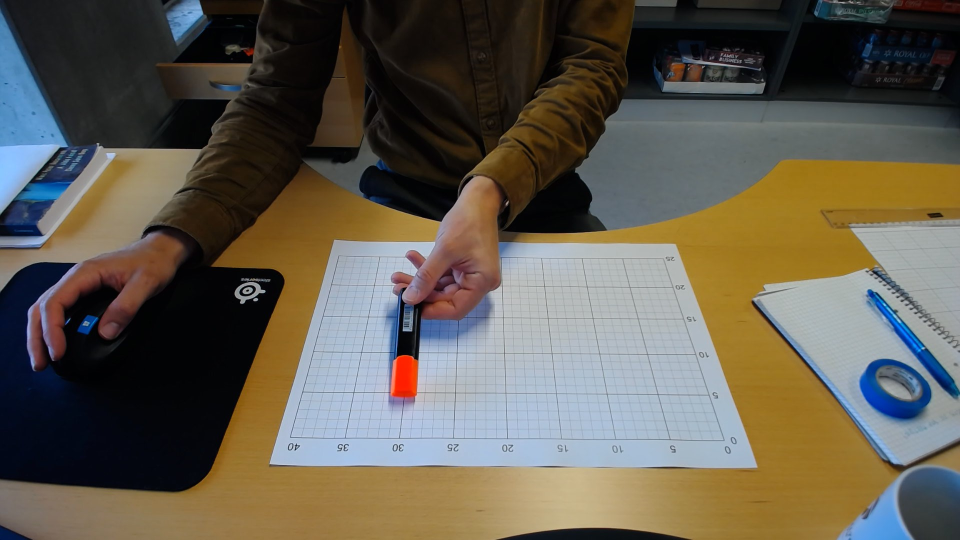
#> input picture Pierres Mappe/Project Marker Marker/hand-eye-calibration/marker5.jpg, 1920 x 1080 px, found by its file name (shown at 1/2 size)
$ python MarkerDetector.py
#> lines starting #> are read from the running program, lines starting #| are printed output that depends on the picture; after the words box and inside, x2 and y2 are one past the last pixel; in counts of white or black regions, pixels touching at a corner belong together
import cv2
import numpy as np

img = cv2.imread("Pierres Mappe/Project Marker Marker/hand-eye-calibration/marker5.jpg")
#> img is the input picture: shape (1080, 1920, 3); mean B, G, R 80.1, 92.2, 98
img = cv2.resize(img, (960, 540))
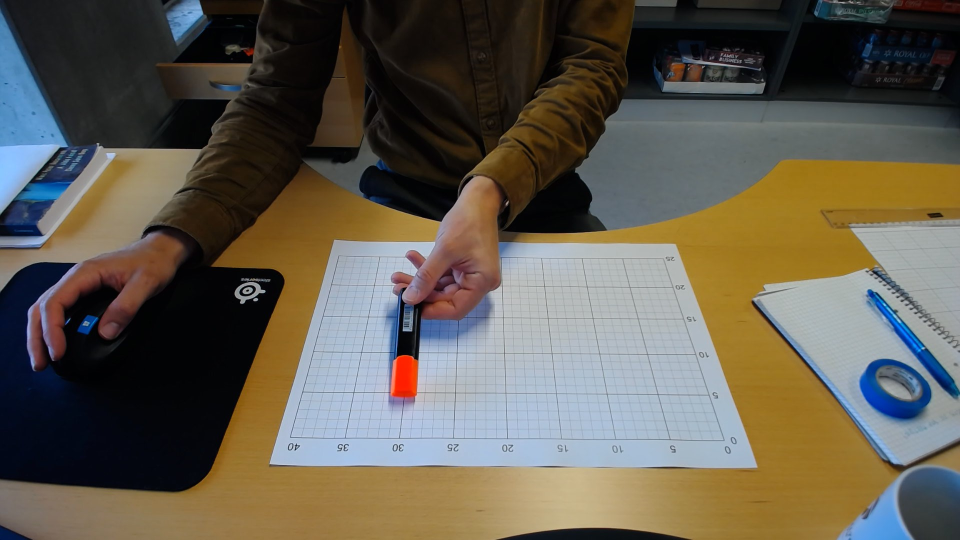
#> img: shape (540, 960, 3); mean B, G, R 80.2, 92.3, 98.1

img_out = np.zeros((img.shape[0], img.shape[1], 3), np.uint8)
img_outB = np.zeros((img.shape[0], img.shape[1], 1), np.uint8)
img_outG = np.zeros((img.shape[0], img.shape[1], 1), np.uint8)
img_outR = np.zeros((img.shape[0], img.shape[1], 1), np.uint8)
img_out2 = np.zeros((img.shape[0], img.shape[1], 1), np.uint8)
img_out3 = np.zeros((img.shape[0], img.shape[1], 1), np.uint8)
img_out4 = np.zeros((img.shape[0], img.shape[1], 1), np.uint8)
img_out5 = np.zeros((img.shape[0], img.shape[1], 1), np.uint8)

def Split(A, B, G, R):
    for y in range(A.shape[0]):
        for x in range(A.shape[1]):
            B[y, x] = A[y, x, 0]
            G[y, x] = A[y, x, 1]
            R[y, x] = A[y, x, 2]

def MeanFilter(A, B, z):

    kernel = np.ones((z*2+1, z*2+1), np.uint8)

    for y in range(z, img.shape[0]-z):
        starty = y-z
        for x in range(z, img.shape[1]-z):
            startx = x-z

            sum = 0

            for yy in range(kernel.shape[0]):
                for xx in range(kernel.shape[1]):
                    sum += A[starty+yy, startx+xx]

            sumnorm = sum/(z*2+1)**2

            B[y, x] = sumnorm

def Thresh(A, B, z):
    for y in range(A.shape[0]):
        for x in range(A.shape[1]):
            if A[y, x] < z:
                B[y, x] = 0
            else:
                B[y, x] = 255

def MinMax(A):

    yMaxIndex = 0

    xMaxIndex = 0

    for y in range(A.shape[0]):
        for x in range(A.shape[1]):
            if A[y ,x] == 255:
                if y > yMaxIndex:
                    yMaxIndex = y
                if x > xMaxIndex:
                    xMaxIndex = x
    print(yMaxIndex, xMaxIndex)
    return xMaxIndex, yMaxIndex

def MinMinMax(A):

    yMaxIndex = 0
    xMin = 0

    for y in range(A.shape[0]):
        for x in range(A.shape[1]):
            if A[y ,x] == 255:
                if y > yMaxIndex:
                    yMaxIndex = y
    for x in range(A.shape[1]):
        if A[yMaxIndex, x] == 255:
            xMin = x
            return xMin, yMaxIndex

    return xMin, yMaxIndex

Split(img, img_outB, img_outG, img_outR)
#> after the loop in Split, `for y in range(A.shape[0]):`:
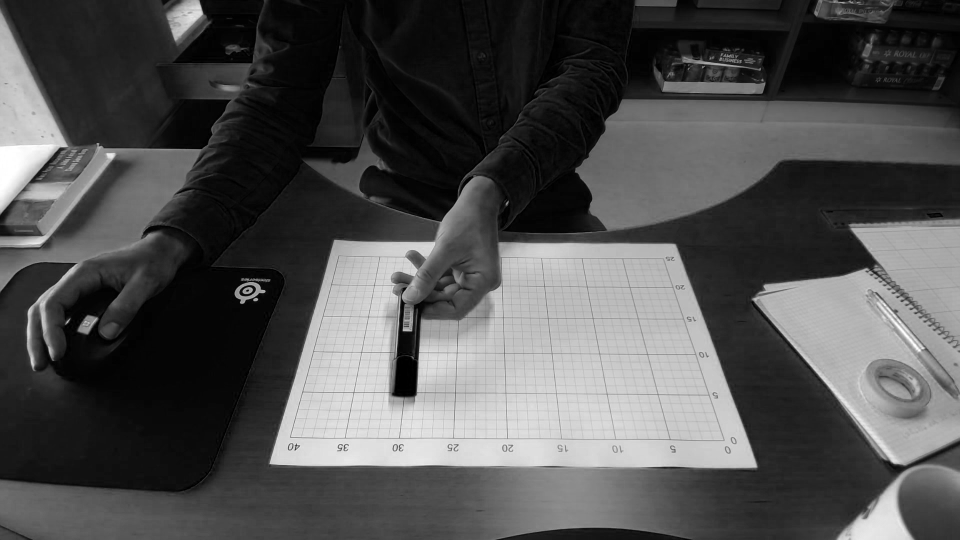
#> B: shape (540, 960, 1); min 0, max 255, mean 80.2
#> after the loop in Split, `for y in range(A.shape[0]):`:
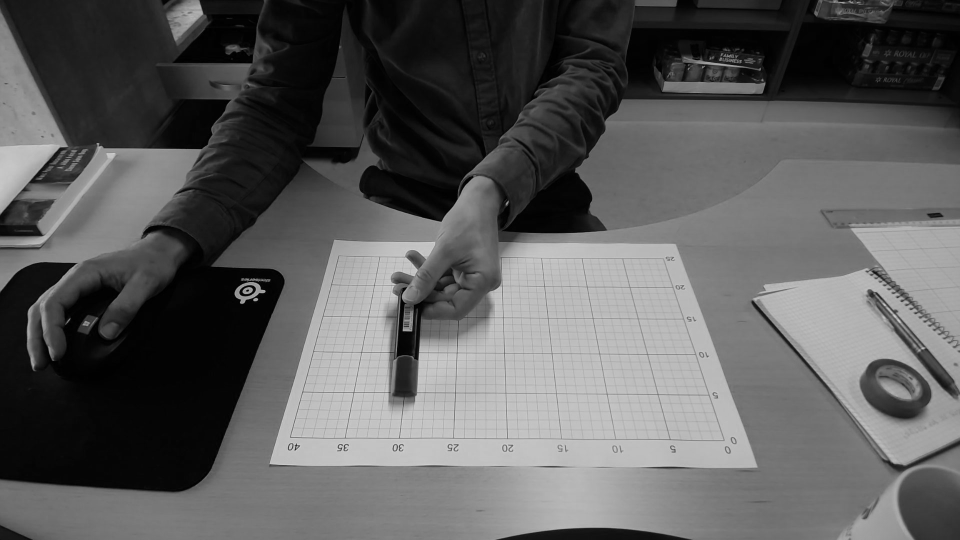
#> G: shape (540, 960, 1); min 0, max 212, mean 92.3
#> after the loop in Split, `for y in range(A.shape[0]):`:
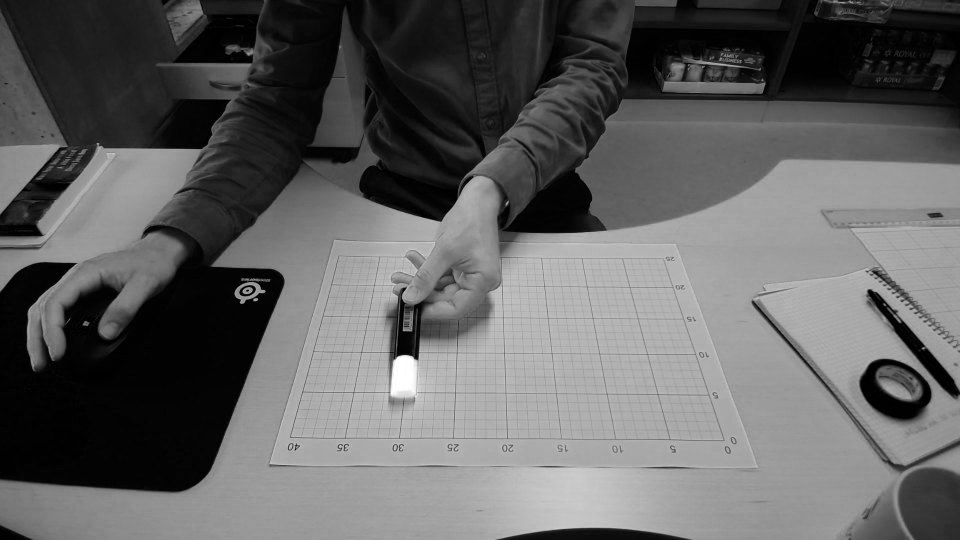
#> R: shape (540, 960, 1); min 0, max 255, mean 98.1

img_out2 = cv2.subtract(img_outR, img_outG)
img_out3 = cv2.subtract(img_out2, img_outB)
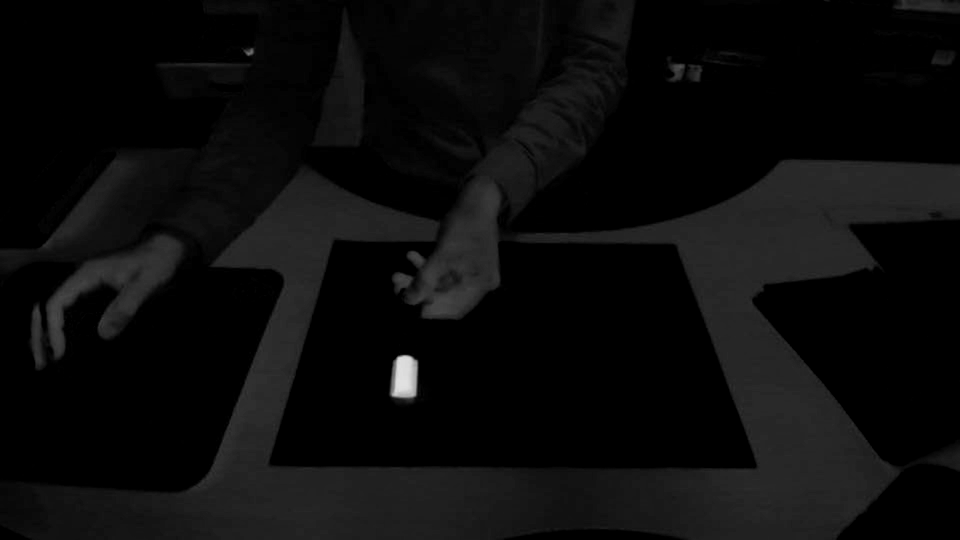
#> img_out2: shape (540, 960); min 0, max 225, mean 11.6

MeanFilter(img_out3, img_out4, 2)
#> after the loop in MeanFilter, `for y in range(z, img.shape[0]-z):`:
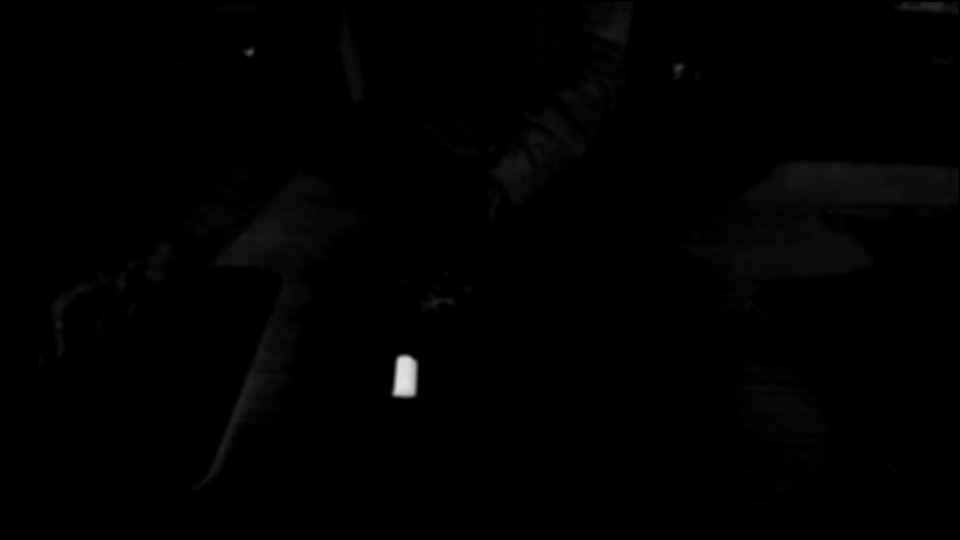
#> B: shape (540, 960, 1); min 0, max 225, mean 1.5

Thresh(img_out4, img_out5, 110)
#> after the loop in Thresh, `for y in range(A.shape[0]):`: B: shape (540, 960, 1); 0.15% white; 1 white region, box (x1, y1, x2, y2) and area: (393, 356, 416, 396) 786

M = cv2.moments(img_out5)

cX = int(M["m10"] / M["m00"])
#> cX = 404
cY = int(M["m01"] / M["m00"])
#> cY = 376

pcX, pcY = MinMax(img_out5)
#| 395 415
#> pcX = 415; pcY = 395
pccX, pccY = MinMinMax(img_out5)
#> pccX = 395; pccY = 395

cv2.circle(img, (cX, cY), 2, (255, 255, 255), -1)
#> img: shape (540, 960, 3); under 0.01% of pixels changed, all inside (x1, y1, x2, y2) = (402, 374, 407, 379)
cv2.circle(img, (pcX, pcY), 2, (255, 255, 255), -1)
#> img: shape (540, 960, 3); mean B, G, R 80.2, 92.3, 98.1
cv2.circle(img, (pccX, pccY), 2, (255, 255, 255), -1)
#> img: shape (540, 960, 3); mean B, G, R 80.2, 92.3, 98.1

cv2.circle(img_out5, (cX, cY), 2, (0, 0, 0), -1)
#> img_out5: shape (540, 960, 1); 0.15% white; 1 white region, box (x1, y1, x2, y2) and area: (393, 356, 416, 396) 773
cv2.circle(img_out5, (pcX, pcY), 2, (200, 0, 0), -1)
#> img_out5: shape (540, 960, 1); min 0, max 255, mean 0.4
cv2.circle(img_out5, (pccX, pccY), 2, (200, 0, 0), -1)
#> img_out5: shape (540, 960, 1); min 0, max 255, mean 0.4


cv2.imshow("Threshed", img_out5)
cv2.imshow("Smoothed", img_out4)
cv2.imshow("Sub Red-Blue-Green", img_out3)
cv2.imshow("Sub Red-Blue", img_out2)
cv2.imshow("Only Blue", img_outB)
cv2.imshow("Only Green", img_outG)
cv2.imshow("Only Red", img_outR)
cv2.imshow("Original", img)
cv2.waitKey(0)

$ run again, with Pierres Mappe/Project Marker Marker/hand-eye-calibration/marker10.jpg copied over Pierres Mappe/Project Marker Marker/hand-eye-calibration/marker5.jpg
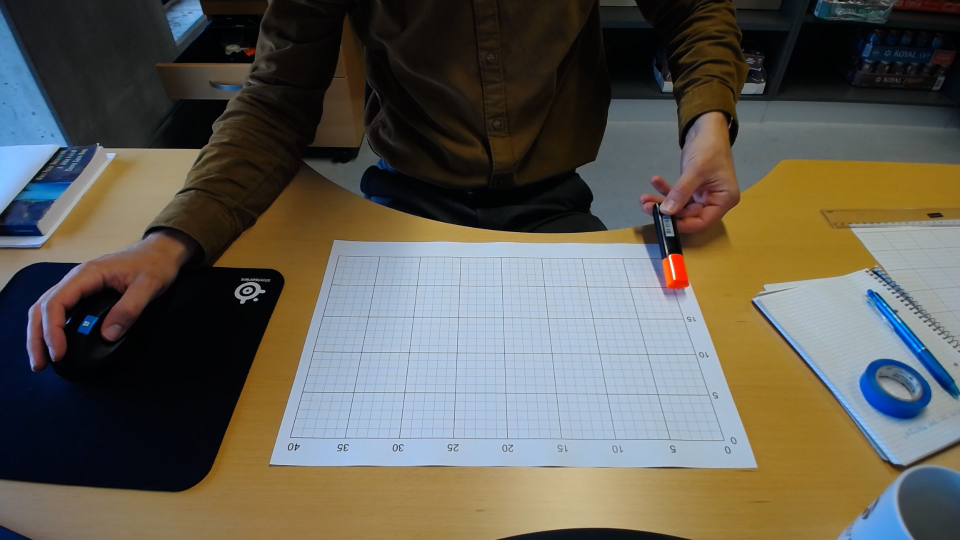
#> input picture Pierres Mappe/Project Marker Marker/hand-eye-calibration/marker10.jpg, 1920 x 1080 px, found by its file name (shown at 1/2 size)
#> img is the input picture: shape (1080, 1920, 3); mean B, G, R 83.5, 92.8, 95.9
#> after the loop in Split, `for y in range(A.shape[0]):`:
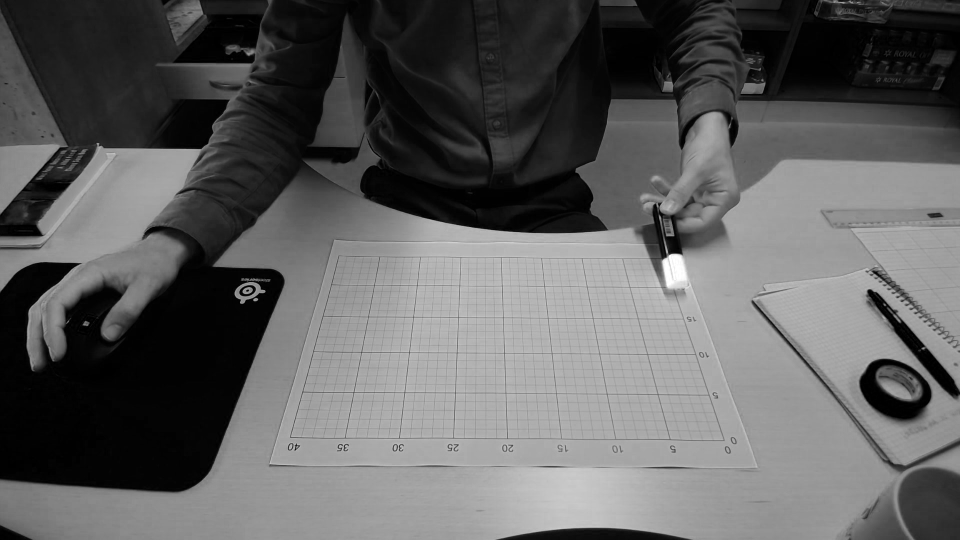
#> R: shape (540, 960, 1); min 0, max 255, mean 96
#> after the loop in MeanFilter, `for y in range(z, img.shape[0]-z):`:
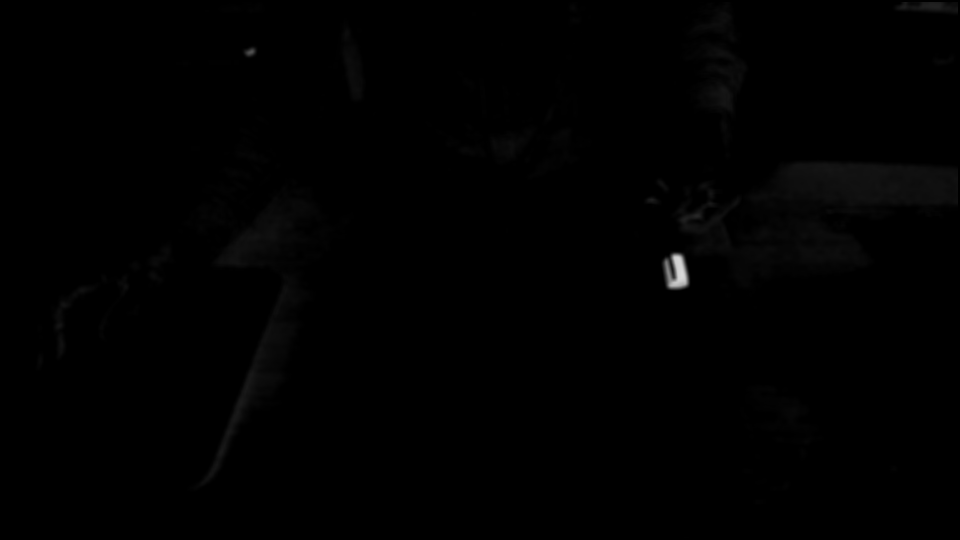
#> B: shape (540, 960, 1); min 0, max 218, mean 1
#| 287 687
#> pcX = 687; pcY = 287
#> pccX = 671; pccY = 287
